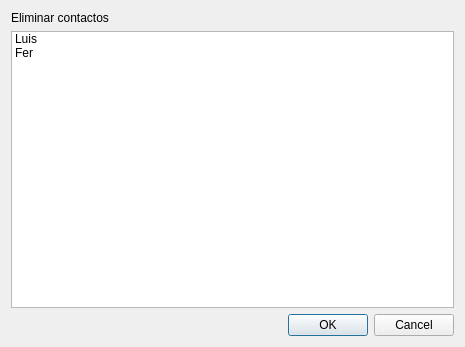
<?xml version="1.0" encoding="UTF-8"?>
<ui version="4.0">
 <class>Eliminar</class>
 <widget class="QDialog" name="Eliminar">
  <property name="geometry">
   <rect>
    <x>0</x>
    <y>0</y>
    <width>465</width>
    <height>347</height>
   </rect>
  </property>
  <property name="windowTitle">
   <string>Dialog</string>
  </property>
  <layout class="QVBoxLayout" name="verticalLayout">
   <item>
    <widget class="QLabel" name="label">
     <property name="text">
      <string>Eliminar contactos</string>
     </property>
    </widget>
   </item>
   <item>
    <widget class="QListWidget" name="listWidget">
     <item>
      <property name="text">
       <string>Luis</string>
      </property>
     </item>
     <item>
      <property name="text">
       <string>Fer</string>
      </property>
     </item>
    </widget>
   </item>
   <item>
    <widget class="QDialogButtonBox" name="buttonBox">
     <property name="orientation">
      <enum>Qt::Orientation::Horizontal</enum>
     </property>
     <property name="standardButtons">
      <set>QDialogButtonBox::StandardButton::Cancel|QDialogButtonBox::StandardButton::Ok</set>
     </property>
    </widget>
   </item>
  </layout>
 </widget>
 <resources/>
 <connections>
  <connection>
   <sender>buttonBox</sender>
   <signal>accepted()</signal>
   <receiver>Eliminar</receiver>
   <slot>accept()</slot>
   <hints>
    <hint type="sourcelabel">
     <x>248</x>
     <y>254</y>
    </hint>
    <hint type="destinationlabel">
     <x>157</x>
     <y>274</y>
    </hint>
   </hints>
  </connection>
  <connection>
   <sender>buttonBox</sender>
   <signal>rejected()</signal>
   <receiver>Eliminar</receiver>
   <slot>reject()</slot>
   <hints>
    <hint type="sourcelabel">
     <x>316</x>
     <y>260</y>
    </hint>
    <hint type="destinationlabel">
     <x>286</x>
     <y>274</y>
    </hint>
   </hints>
  </connection>
 </connections>
</ui>
